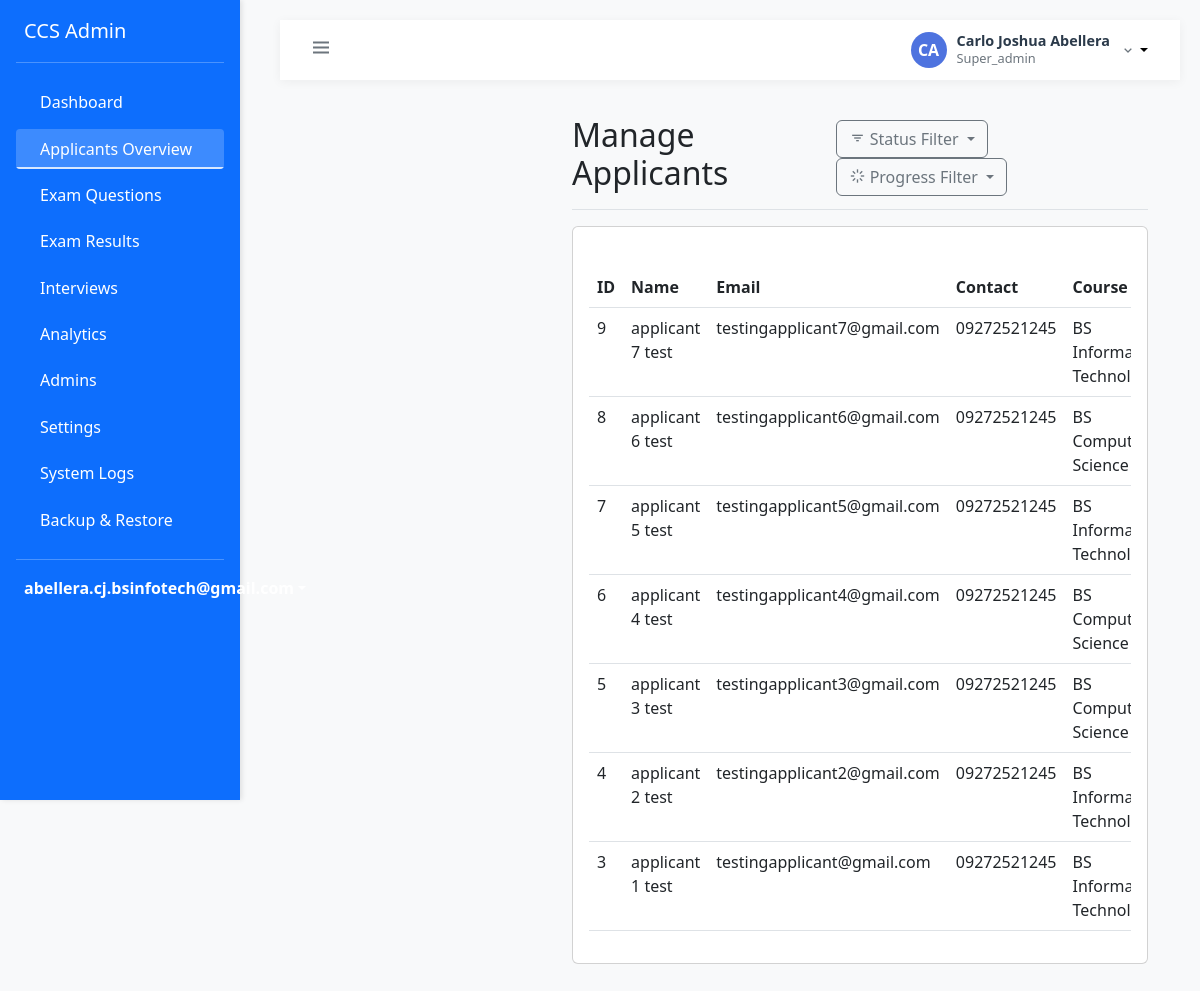
The page /admin/super/manage_applicants.php (signed in) on the database as committed earlier.
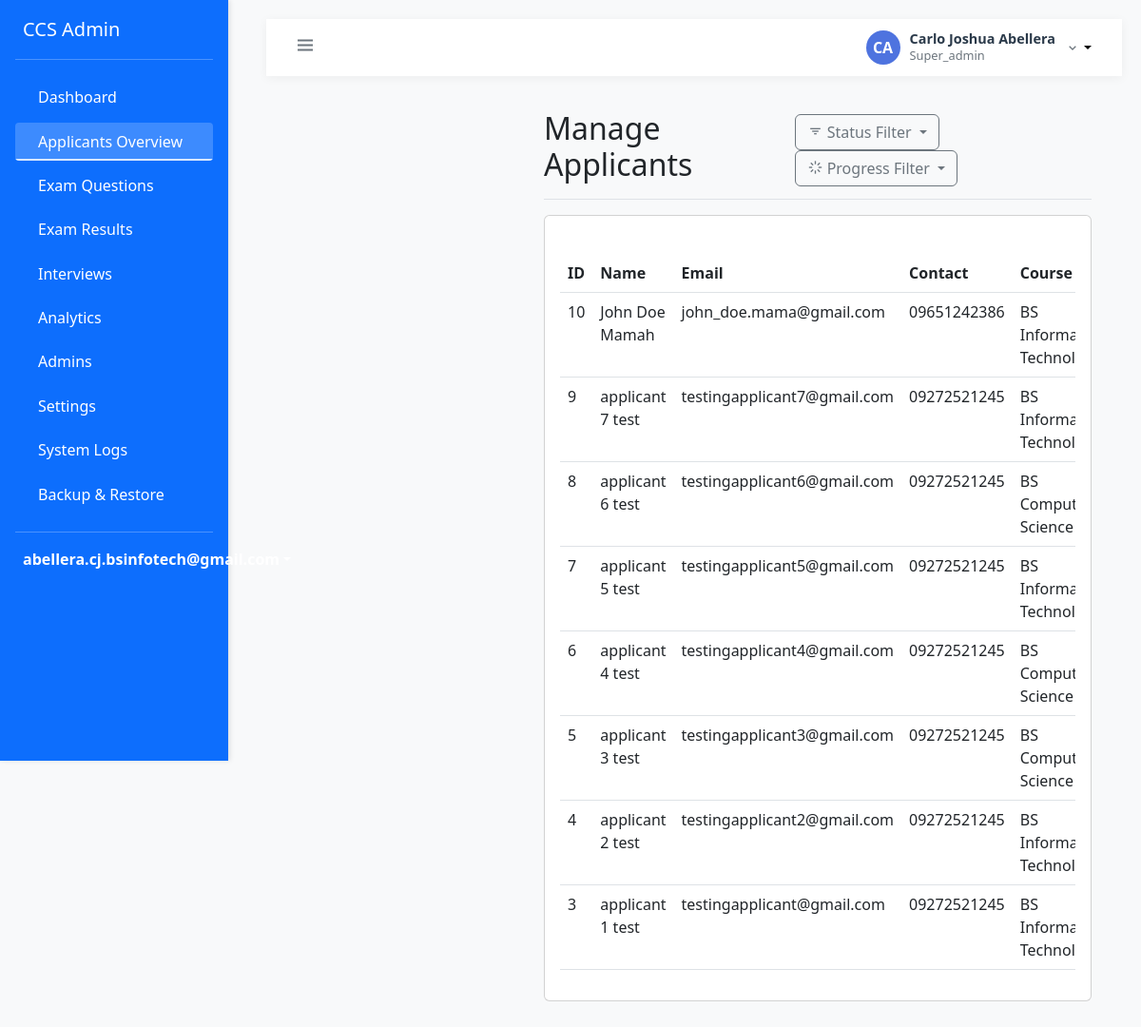
The same page on the database as committed later.
### tables this page shows
CREATE TABLE `applicants` (
  `id` int(11) NOT NULL,
  `user_id` int(11) NOT NULL,
  `applicant_number` varchar(50) NOT NULL,
  `first_name` varchar(100) NOT NULL,
  `middle_name` varchar(100) DEFAULT NULL,
  `last_name` varchar(100) NOT NULL,
  `contact_number` varchar(20) NOT NULL,
  `address` text NOT NULL,
  `birth_date` date NOT NULL,
  `school` varchar(255) NOT NULL,
  `course` enum('BSCS','BSIT') NOT NULL,
  `year_level` enum('1st Year','2nd Year','3rd Year','4th Year','5th Year','Graduate') NOT NULL,
  `progress_status` enum('registered','part1_pending','part1_completed','part2_pending','part2_completed','interview_pending','interview_completed','passed','failed') NOT NULL DEFAULT 'registered',
  `created_at` timestamp NOT NULL DEFAULT current_timestamp(),
  `updated_at` timestamp NOT NULL DEFAULT current_timestamp() ON UPDATE current_timestamp(),
  `application_status_id` int(11) DEFAULT NULL,
  `exam_status_id` int(11) DEFAULT NULL,
  `preferred_course` varchar(255) NOT NULL
);

CREATE TABLE `users` (
  `id` int(11) NOT NULL,
  `email` varchar(255) NOT NULL,
  `password` varchar(255) NOT NULL,
  `first_name` varchar(100) NOT NULL,
  `last_name` varchar(100) NOT NULL,
  `role` enum('super_admin','admin','applicant') NOT NULL,
  `status` enum('active','inactive','pending','approved','rejected') DEFAULT 'pending',
  `created_at` timestamp NOT NULL DEFAULT current_timestamp(),
  `updated_at` timestamp NOT NULL DEFAULT current_timestamp() ON UPDATE current_timestamp(),
  `updated_by` int(11) DEFAULT NULL
);

### admin/super/manage_applicants.php (the view, shortened to what this page needs)
<?php
require_once '../includes/layout.php';
try {
    $database = Database::getInstance();;
    $conn = $database->getConnection();
    $query = "SELECT
                a.id,
                a.first_name,
                a.last_name,
                u.email,
                a.contact_number,
                a.preferred_course,
                u.status,
                a.progress_status,
                u.created_at as registration_date
              FROM applicants a
              JOIN users u ON a.user_id = u.id
              WHERE u.role = 'applicant'";
    $query .= " ORDER BY u.created_at DESC";
    $stmt = $conn->prepare($query);
    $stmt->execute();
    $applicants = $stmt->fetchAll(PDO::FETCH_ASSOC);
} catch (Exception $e) {
    $error = $e->getMessage();
}
$page_title = 'Manage Applicants';
?>
<div class="wrapper">
    <?php include_once '../includes/sidebar.php'; ?>
    <div class="page-content-wrapper">
        <div class="container-fluid">
            <div class="row">
                <div class="col-12">
                    <div class="d-flex justify-content-between flex-wrap flex-md-nowrap align-items-center pt-3 pb-2 mb-3 border-bottom">
                        <h1 class="h2"><?php echo $page_title; ?></h1>
                        <div class="btn-toolbar mb-2 mb-md-0">
                            <div class="btn-group me-2">
                                <button type="button" class="btn btn-outline-secondary dropdown-toggle" data-bs-toggle="dropdown" aria-expanded="false">
                                    <i class='bx bx-filter'></i> Status Filter
                                </button>
                            </div>
                            <div class="btn-group me-2">
                                <button type="button" class="btn btn-outline-secondary dropdown-toggle" data-bs-toggle="dropdown" aria-expanded="false">
                                    <i class='bx bx-loader'></i> Progress Filter
                                </button>
                            </div>
                        </div>
                    </div>
                </div>
            </div>
            <div class="row">
                <div class="col-12">
                    <div class="card">
                        <div class="card-body">
                            <div class="table-responsive">
                                <table class="table table-hover">
                                    <thead>
                                        <tr>
                                            <th>ID</th>
                                            <th>Name</th>
                                            <th>Email</th>
                                            <th>Contact</th>
                                            <th>Course</th>
                                        </tr>
                                    </thead>
                                    <tbody>
                                        <?php if (empty($applicants)): ?>
                                        <tr>
                                            <td colspan="9" class="text-center">No applicants found</td>
                                        </tr>
                                        <?php else: ?>
                                            <?php foreach ($applicants as $applicant): ?>
                                            <tr>
                                                <td><?php echo $applicant['id']; ?></td>
                                                <td><?php echo htmlspecialchars($applicant['first_name'] . ' ' . $applicant['last_name']); ?></td>
                                                <td><?php echo htmlspecialchars($applicant['email']); ?></td>
                                                <td><?php echo htmlspecialchars($applicant['contact_number']); ?></td>
                                                <td><?php echo htmlspecialchars($applicant['preferred_course']); ?></td>
                                            </tr>
                                            <?php endforeach; ?>
                                        <?php endif; ?>
                                    </tbody>
                                </table>
                            </div>
                        </div>
                    </div>
                </div>
            </div>
        </div>
    </div>
</div>

Rows that differ between the two databases and show on the page:
added applicants: id "10", first_name+last_name "John Doe Mamah", user.email "john_doe.mama@gmail.com", contact_number "09651242386", preferred_course "BS…"
